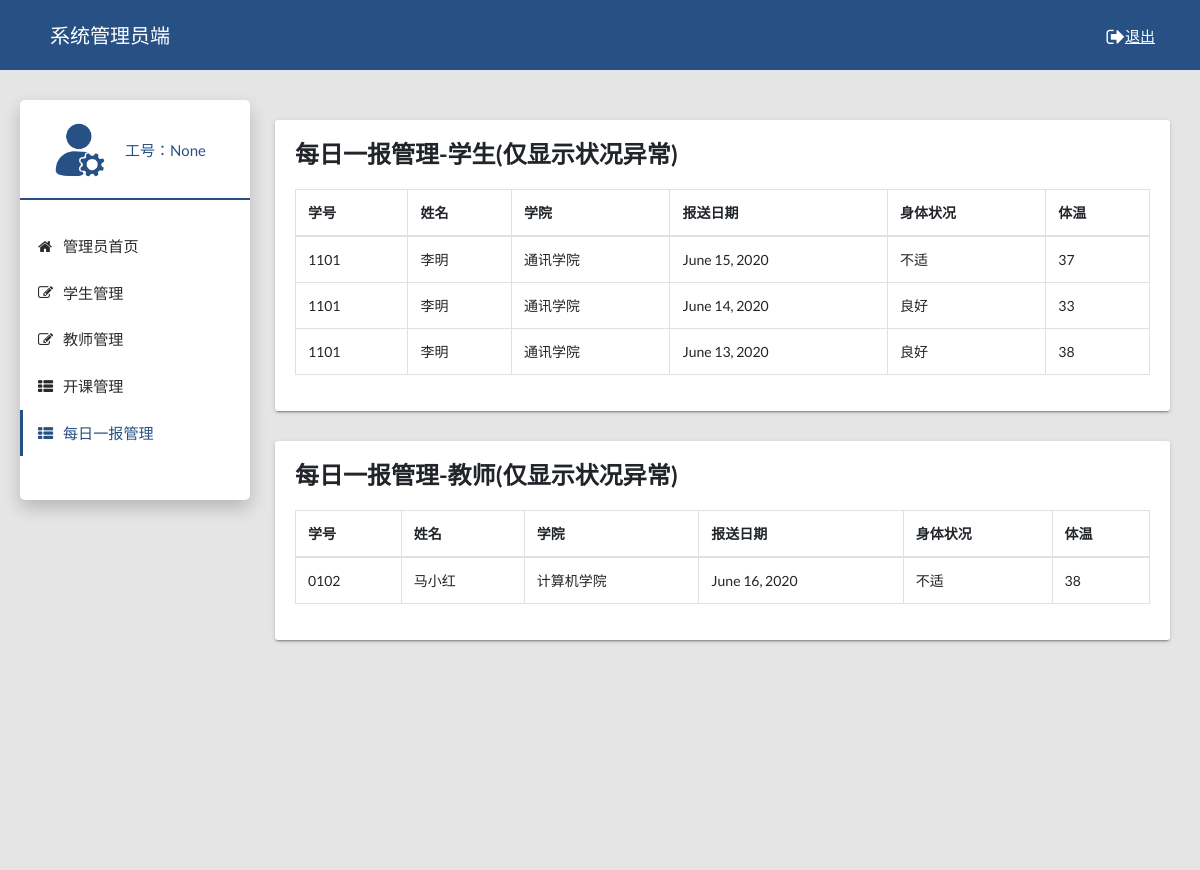
Page /admin_daily_post/ on the earlier database version.
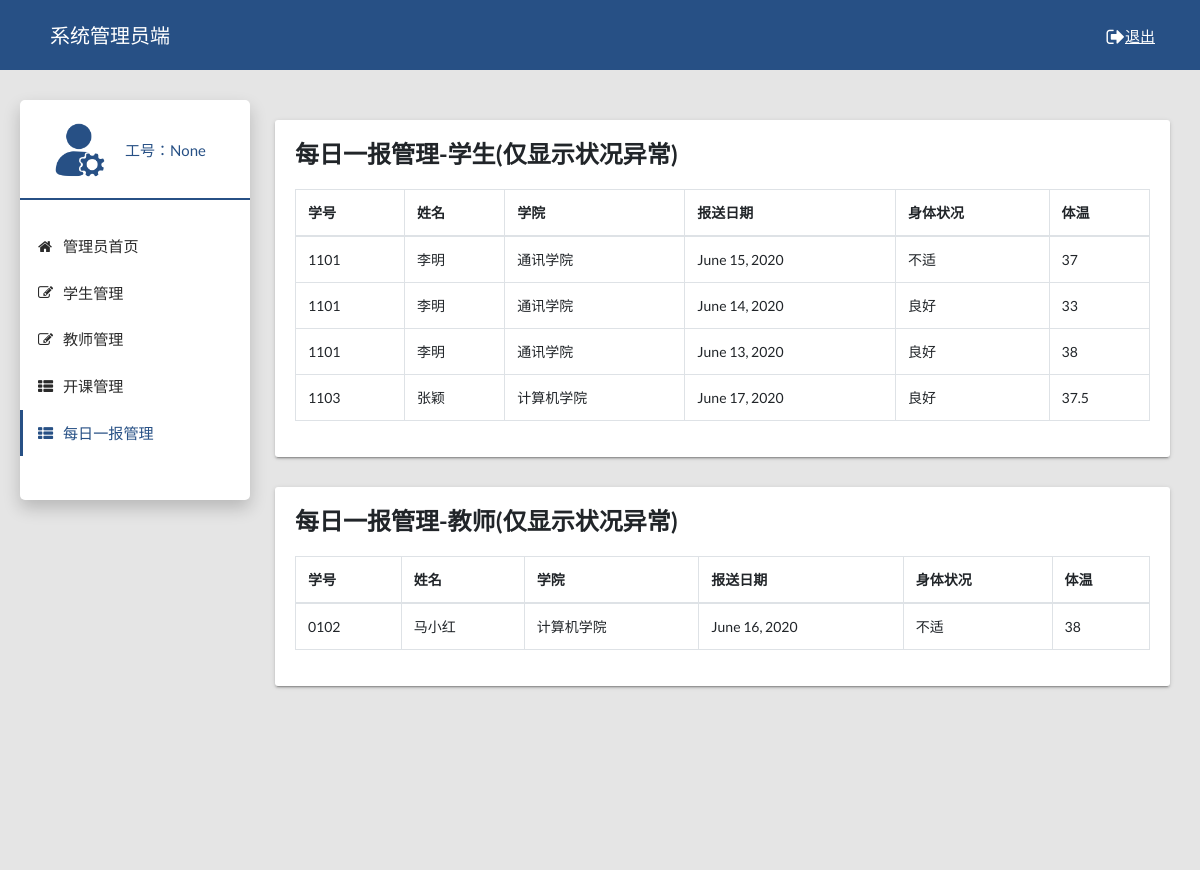
Same page on the later database version.
### system/models.py (models this page shows)
class stu_status(models.Model):
  xh = models.ForeignKey(to = student, on_delete=models.CASCADE)
  xm = models.CharField(max_length=20)
  yxh = models.ForeignKey(to=department, on_delete=models.CASCADE)
  bsrq = models.DateField(max_length=12)
  zk = models.CharField(max_length=10)
  tw = models.CharField(max_length=5)

class tea_status(models.Model):
  gh = models.ForeignKey(to = teacher, on_delete=models.CASCADE)
  xm = models.CharField(max_length=20)
  yxh = models.ForeignKey(to=department, on_delete=models.CASCADE)
  bsrq = models.DateField(max_length=12)
  zk = models.CharField(max_length=10)
  tw = models.CharField(max_length=5)

### system/views.py (the view)
# urls.py: path('admin_daily_post/', views.admin_daily_post),
def admin_daily_post(request):
    gh = request.session.get('number')
    admin_info = models.admin.objects.filter(gh=gh)
    cursor = connection.cursor()
    cursor.execute("select distinct xh_id,xm,mc,bsrq,zk,tw "
                   "from system_stu_status,system_department "
                   "where (system_department.yxh=system_stu_status.yxh_id) "
                   "and (zk = '不适' or cast(tw as float) > 37 or cast(tw as float) < 35)")
    select_users = cursor.fetchall()
    all_student = []
    for item in select_users:
      temp = dict()
      temp['xh'] = item[0]
      temp['xm'] = item[1]
      temp['mc'] = item[2]
      temp['bsrq'] = item[3]
      temp['zk'] = item[4]
      temp['tw'] = item[5]
      all_student.append(temp)
    print (all_student)
    cursor.execute("select distinct gh_id,xm,mc,bsrq,zk,tw "
                   "from system_tea_status,system_department "
                   "where (system_department.yxh=system_tea_status.yxh_id) "
                   "and (zk = '不适' or cast(tw as float) > 37 or cast(tw as float) < 35)")
    select_users = cursor.fetchall()
    all_teacher = []
    for item in select_users:
      temp = dict()
      temp['gh'] = item[0]
      temp['xm'] = item[1]
      temp['mc'] = item[2]
      temp['bsrq'] = item[3]
      temp['zk'] = item[4]
      temp['tw'] = item[5]
      all_teacher.append(temp)
    print (all_teacher)
    return render(request,'admin_daily_post.html',context={'gh':gh,'all_student':all_student,'all_teacher':all_teacher})

### system/templates/admin_daily_post.html (shortened to what this page needs)
<!DOCTYPE html>
{% load static %}
<html lang="en">
  <head>
    <link rel="stylesheet" type="text/css" href="{% static "css/main.css" %}">
    <link rel="stylesheet" type="text/css" href="https://maxcdn.bootstrapcdn.com/font-awesome/4.7.0/css/font-awesome.min.css">
  </head>
  <body class="app sidebar-mini" style="background-color: #E5E5E5">
    <header class="app-header">
        <p class="nav-title">系统管理员端<a class="logout" href="/logout/"><i class="fa fa-sign-out fa-lg"></i>退出</a></p>
    </header>
    <aside class="app-sidebar">
      <div class="app-sidebar__user">
        <img style="height:60px;margin-right:15px;" src="{% static "images/guanliyuan.png" %}" alt="User Image">
        <div>
          <p class="app-sidebar__user-designation">工号：{{gh}}</p>
        </div>
      </div>
        <div class="divider"></div>
           <ul class="app-menu">
               <li><a class="app-menu__item" href="/admin_index/"><i class="app-menu__icon fa fa-home"></i><span class="app-menu__label">管理员首页</span></a></li>
               <li><a class="app-menu__item" href="/admin_edit_student/"><i class="app-menu__icon fa fa-edit"></i><span class="app-menu__label">学生管理</span></a></li>
               <li><a class="app-menu__item " href="/admin_edit_teacher/"><i class="app-menu__icon fa fa-edit"></i><span class="app-menu__label">教师管理</span></a></li>
               <li><a class="app-menu__item" href="/admin_edit_course/"><i class="app-menu__icon fa fa-th-list"></i><span class="app-menu__label">开课管理</span></a></li>
               <li><a class="app-menu__item active" href="/admin_daily_post/"><i class="app-menu__icon fa fa-th-list"></i><span class="app-menu__label">每日一报管理</span></a></li>
           </ul>
    </aside>
    <main class="app-content">
        <div class="col-md-12">
          <div class="tile">
            <h3 class="tile-title">每日一报管理-学生(仅显示状况异常)</h3>
            <div class="tile-body">
              <div class="table-responsive">
                <table class="table table-hover table-bordered" id="sampleTable">
                  <thead>
                    <tr>
                      <th>学号</th>
                      <th>姓名</th>
                        <th>学院</th>
                      <th>报送日期</th>
                      <th>身体状况</th>
                      <th>体温</th>
                    </tr>
                  </thead>
                  <tbody>
                    {% for item in all_student %}
                    <tr>
                      <td>{{item.xh}}</td>
                      <td>{{item.xm}}</td>
                      <td>{{item.mc}}</td>
                      <td>{{item.bsrq}}</td>
                      <td>{{item.zk}}</td>
                      <td>{{item.tw}}</td>
                    </tr>
                    {% endfor %}
                  </tbody>
                </table>
              </div>
            </div>
          </div>
        </div>
        <div class="col-md-12">
          <div class="tile">
            <h3 class="tile-title">每日一报管理-教师(仅显示状况异常)</h3>
            <div class="tile-body">
              <div class="table-responsive">
                <table class="table table-hover table-bordered" id="sampleTable">
                  <thead>
                    <tr>
                      <th>学号</th>
                      <th>姓名</th>
                        <th>学院</th>
                      <th>报送日期</th>
                      <th>身体状况</th>
                      <th>体温</th>
                    </tr>
                  </thead>
                  <tbody>
                    {% for item in all_teacher %}
                    <tr>
                      <td>{{item.gh}}</td>
                      <td>{{item.xm}}</td>
                        <td>{{item.mc}}</td>
                      <td>{{item.bsrq}}</td>
                      <td>{{item.zk}}</td>
                      <td>{{item.tw}}</td>
                    </tr>
                    {% endfor %}
                  </tbody>
                </table>
              </div>
            </div>
          </div>
        </div>
    </main>
  </body>
</html>

Differences in the rows shown:
added stu_status: xh "1103", xm "张颖", mc "计算机学院", bsrq "June 17, 2020", zk "良好", tw "37.5"
